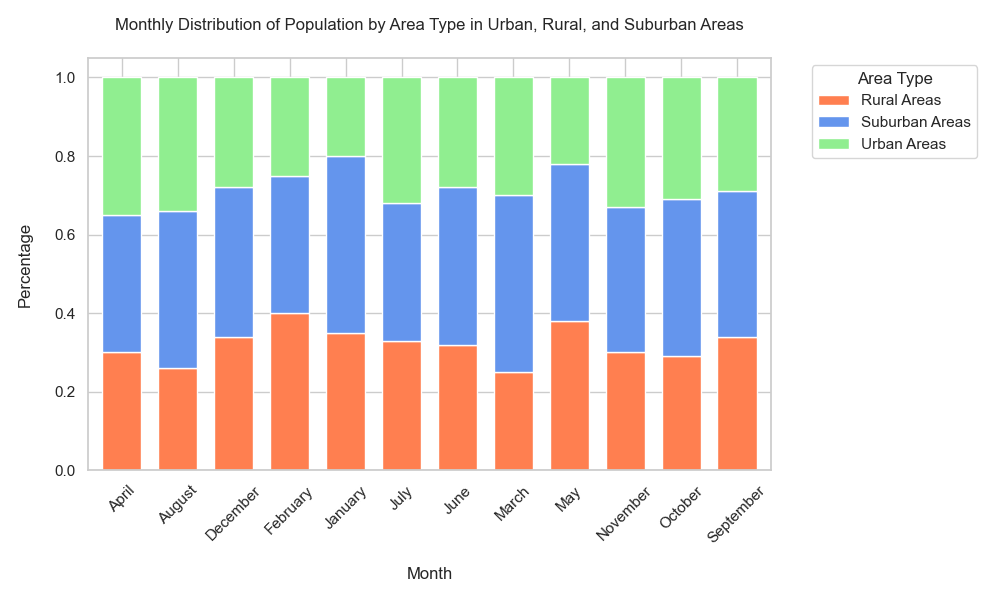

Reproduce this figure in Python.

import matplotlib.pyplot as plt
import pandas as pd
import seaborn as sns

data = [
    {'Month': 'January', 'Urban Areas': '20%', 'Rural Areas': '35%', 'Suburban Areas': '45%'},
    {'Month': 'February', 'Urban Areas': '25%', 'Rural Areas': '40%', 'Suburban Areas': '35%'},
    {'Month': 'March', 'Urban Areas': '30%', 'Rural Areas': '25%', 'Suburban Areas': '45%'},
    {'Month': 'April', 'Urban Areas': '35%', 'Rural Areas': '30%', 'Suburban Areas': '35%'},
    {'Month': 'May', 'Urban Areas': '22%', 'Rural Areas': '38%', 'Suburban Areas': '40%'},
    {'Month': 'June', 'Urban Areas': '28%', 'Rural Areas': '32%', 'Suburban Areas': '40%'},
    {'Month': 'July', 'Urban Areas': '32%', 'Rural Areas': '33%', 'Suburban Areas': '35%'},
    {'Month': 'August', 'Urban Areas': '34%', 'Rural Areas': '26%', 'Suburban Areas': '40%'},
    {'Month': 'September', 'Urban Areas': '29%', 'Rural Areas': '34%', 'Suburban Areas': '37%'},
    {'Month': 'October', 'Urban Areas': '31%', 'Rural Areas': '29%', 'Suburban Areas': '40%'},
    {'Month': 'November', 'Urban Areas': '33%', 'Rural Areas': '30%', 'Suburban Areas': '37%'},
    {'Month': 'December', 'Urban Areas': '28%', 'Rural Areas': '34%', 'Suburban Areas': '38%'}
]

df = pd.DataFrame(data)
for col in df.columns[1:]:
    df[col] = df[col].str.rstrip('%').astype('float') / 100

df_long = df.melt(id_vars='Month', var_name='Area Type', value_name='Percentage')

pivot_df = df_long.pivot(index='Month', columns='Area Type', values='Percentage')

colors = ['#FF7F50', '#6495ED', '#90EE90']
pivot_df.plot(kind='bar', stacked=True, color=colors, figsize=(10, 6), width=0.7)

plt.title('Monthly Distribution of Population by Area Type in Urban, Rural, and Suburban Areas', pad=20)
plt.xlabel('Month', labelpad=15)
plt.ylabel('Percentage', labelpad=15)
plt.legend(title='Area Type', bbox_to_anchor=(1.05, 1), loc='upper left')
plt.xticks(rotation=45)
plt.tight_layout()

plt.show()
